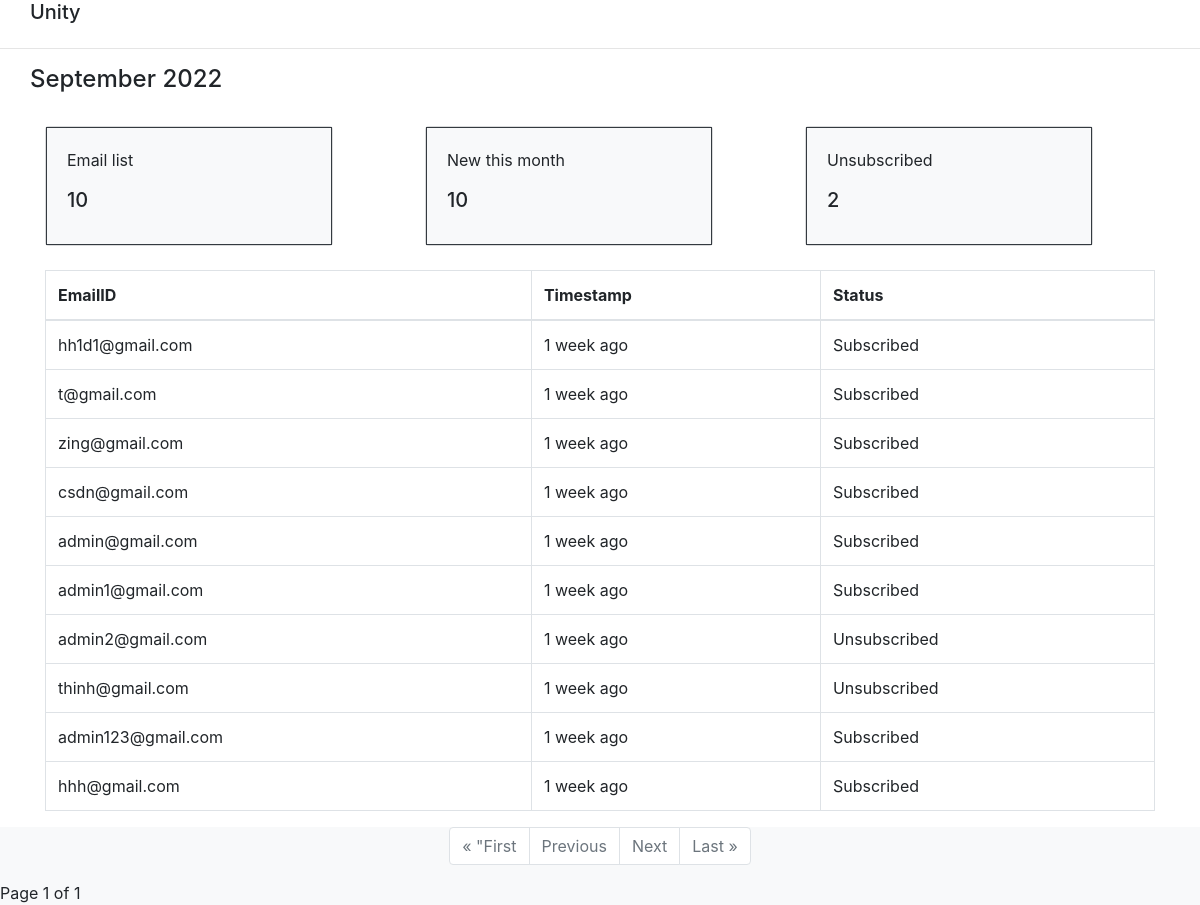
The app's page /, older data.
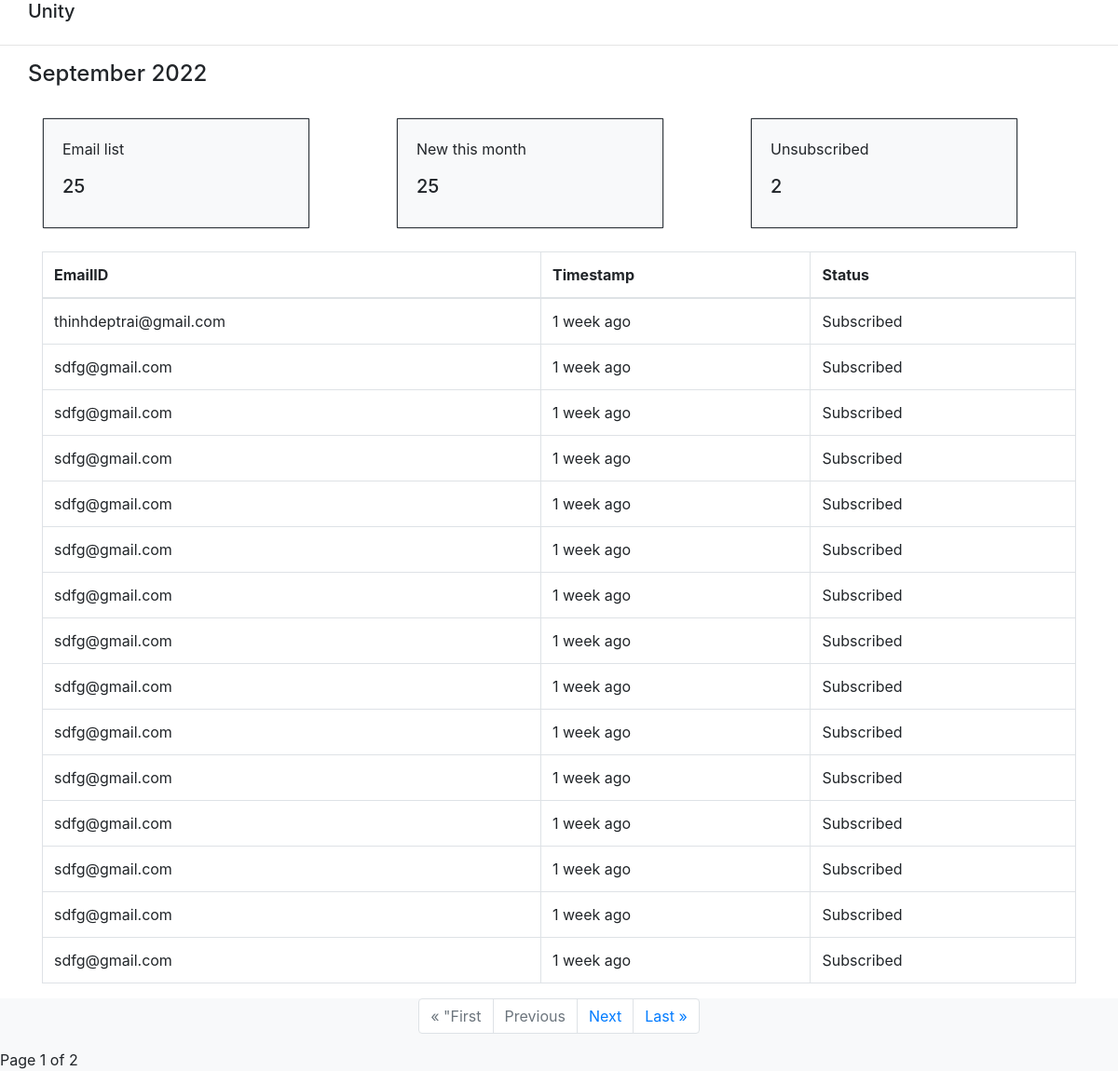
The same page, newer data.
### unity/models.py (models this page shows, shortened)
class Email(models.Model):
    name = models.EmailField(max_length=256)
    date = models.DateTimeField(auto_now=True,  null=False, blank=False)
    status = models.BooleanField(default=True,blank=True,null=True)

### unity/views.py (the view)
# urls.py: path("",views.index,name=""),
def index(request):
    all_emails  = Email.objects.order_by("-date").all()
    email_this_month  =Email.objects.filter(date__year=datetime.now().year, date__month=datetime.now().month)
    number_unsubscribed = Email.objects.filter(status = False)
    paginator = Paginator(all_emails, PAGINATE_BY)
    page_number = request.GET.get('page')
    page_obj = paginator.get_page(page_number)
    return render(request,"unity/index.html",{
        "page_obj":page_obj,
        "total_emails":len(all_emails),
        "email_this_month":len(email_this_month),
        "number_unsubscribed":number_unsubscribed}
        )

### unity/templates/unity/index.html (shortened to what this page needs)
<!DOCTYPE html>
{% load static %}
<html lang="en">
<head>
</head>
<body>
    <div class="container">
        <div class="row">
            <h5>Unity</h5>
        </div>
    </div>
    <hr>
    <div class="container">
        <div class="row">
            <h4 id = "datetime"></h4>
        </div>
    </div>
    <br>
    <div class="container">
        <div class="row">
            <div class=" col-sm ">
                <div class="card bg-light" style="width: 18rem;">
                    <div class="border border-dark card-body">
                    <p class="card-text">Email list</p>
                    <h5 class="card-title">{{total_emails}}</h5>
                    </div>
                </div>
            </div>
            <div class="col-sm">
                <div class="card bg-light" style="width: 18rem; ">
                    <div class="border border-dark card-body">
                    <p class="card-text">New this month</p>
                    <h5 class="card-title">{{email_this_month}}</h5>
                    </div>
                </div>
            </div><div class="col-sm">
                <div class="card bg-light" style="width: 18rem;">
                    <div class="border border-dark card-body">
                    <p class="card-text">Unsubscribed</p>
                    <h5 class="card-title">{{number_unsubscribed|length}}</h5>
                    </div>
                </div>
            </div>
        </div>
    </div>
    <br>
    <div class="container">
        <table class="table table-bordered border-primary">
            <thead>
              <tr>
                <th scope="col">EmailID</th>
                <th scope="col">Timestamp</th>
                <th scope="col">Status</th>
              </tr>
            </thead>
            <tbody>
                {% for email in page_obj.object_list %}
                    <tr>
                        <td>{{email.name}}</td>
                        <td>{{email.date|timesince}} ago</td>
                        {% if email.status %}
                        <td>Subscribed</td>
                        {% else %}
                        <td>Unsubscribed</td>
                        {% endif %}
                    </tr>
                {% endfor %}
            </tbody>
          </table>
      </div>
      {% include "unity/paginator.html"%}
    <link rel="stylesheet" href="https://stackpath.bootstrapcdn.com/bootstrap/4.4.1/css/bootstrap.min.css">
</body>
</html>

Row changes from the older to the newer data that the page shows:
no longer on this page (row unchanged): Email: name "hh1d1@gmail.com", date "1 week", status "Subscribed"
no longer on this page (row unchanged): Email: name "t@gmail.com", date "1 week", status "Subscribed"
no longer on this page (row unchanged): Email: name "zing@gmail.com", date "1 week", status "Subscribed"
no longer on this page (row unchanged): Email: name "csdn@gmail.com", date "1 week", status "Subscribed"
no longer on this page (row unchanged): Email: name "admin@gmail.com", date "1 week", status "Subscribed"
no longer on this page (row unchanged): Email: name "admin1@gmail.com", date "1 week", status "Subscribed"
no longer on this page (row unchanged): Email: name "admin2@gmail.com", date "1 week", status "Unsubscribed"
no longer on this page (row unchanged): Email: name "thinh@gmail.com", date "1 week", status "Unsubscribed"
no longer on this page (row unchanged): Email: name "admin123@gmail.com", date "1 week", status "Subscribed"
no longer on this page (row unchanged): Email: name "hhh@gmail.com", date "1 week", status "Subscribed"
added Email: name "thinhdeptrai@gmail.com", date "1 week", status "Subscribed"
added Email: name "sdfg@gmail.com", date "1 week", status "Subscribed"
added Email: name "sdfg@gmail.com", date "1 week", status "Subscribed"
added Email: name "sdfg@gmail.com", date "1 week", status "Subscribed"
added Email: name "sdfg@gmail.com", date "1 week", status "Subscribed"
added Email: name "sdfg@gmail.com", date "1 week", status "Subscribed"
added Email: name "sdfg@gmail.com", date "1 week", status "Subscribed"
added Email: name "sdfg@gmail.com", date "1 week", status "Subscribed"
added Email: name "sdfg@gmail.com", date "1 week", status "Subscribed"
added Email: name "sdfg@gmail.com", date "1 week", status "Subscribed"
added Email: name "sdfg@gmail.com", date "1 week", status "Subscribed"
added Email: name "sdfg@gmail.com", date "1 week", status "Subscribed"
added Email: name "sdfg@gmail.com", date "1 week", status "Subscribed"
added Email: name "sdfg@gmail.com", date "1 week", status "Subscribed"
added Email: name "sdfg@gmail.com", date "1 week", status "Subscribed"
Text that changed along with them:
{{ total_emails }}: "10" → "25"
{{ email_this_month }}: "10" → "25"
{{ page_obj.paginator.num_pages }}: "1" → "2"
